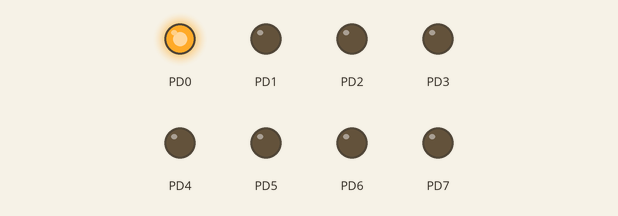
Bench run of a program on a simulated ATmega128, built with avr-gcc and emulated at 16 MHz. Shown: output pins drawn as LEDs (lit = HIGH).

Above: at 0.3 s.
At 0.75 s:
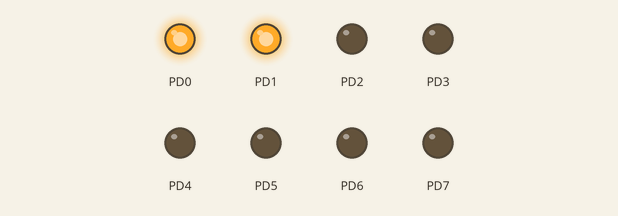
At 1.65 s:
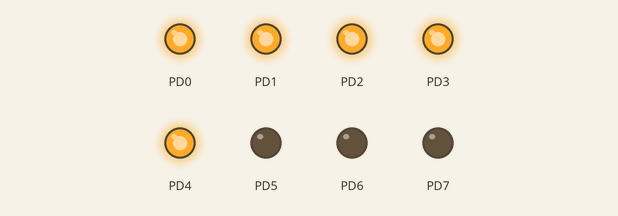
At 3.15 s:
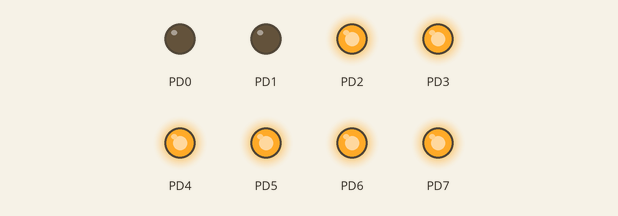
At 4.35 s:
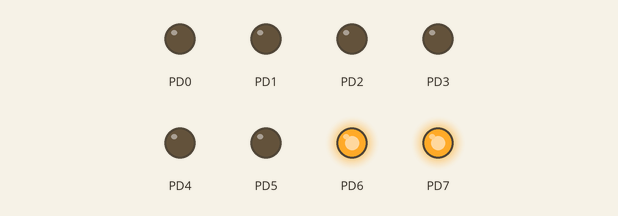
At 5.85 s:
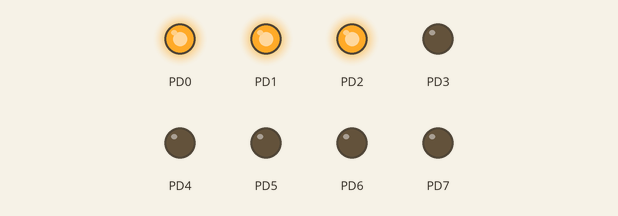
Timing chart, 0 to 6.2 s (numbered marks = the images above):
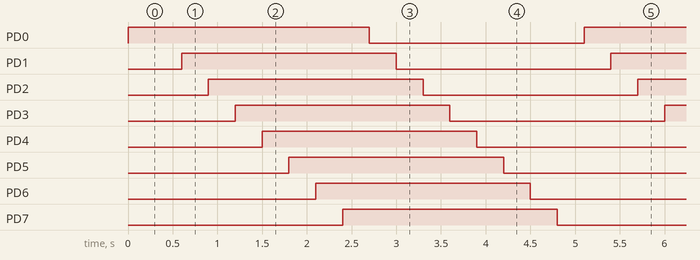

The program:

main.c
```c
/*
 * Example1_LED_shift.c
 *
 * Created: 2023-07-11 오전 9:44:20
 * Author : USER
 */
//#define  F_CPU 16000000UL
//#include <avr/io.h>
//#include <util/delay.h>
//#include <stdio.h>
//#include "LED.h"
//
//#define LED_DDR  DDRD
//#define LED_PORT PORTD
//
//
//int main(void)
//{
	//LED_DDR = 0xff;
//
    //while (1)
    //{
		//for(uint8_t i = 0 ; i < 4 ; i++)
		//{
			//LED_PORT = ((0x01 << i) | (0x80 >> i));
			//_delay_ms(200);
		//}
		//for(uint8_t i = 0 ; i < 4 ; i++)
		//{
			//LED_PORT = ((0x08 >> i) | (0x20 << i));
			//_delay_ms(200);
		//}
    //}
//}


//#define  F_CPU 16000000UL
//#include <avr/io.h>
//#include <util/delay.h>
//#include <stdio.h>
////#include "LED.h"
//
//int main()
//{
	//DDRD = 0xff;
	//unsigned char L = 0x01; // 0000 0001
	//unsigned char R = 0x80; // 0000 1000
	//
	//while(1)
	//{
		//PORTD = L | R;
		//L <<= 1;
		//if(L==0)
		//{
			//L=0x01;
		//}
		//R >>= 1;
		//if(R==0)
		//{
			//R = 0x80;
		//}
		//_delay_ms(300);
	//}
//}


//#define  F_CPU 16000000UL
//#include <avr/io.h>
//#include <util/delay.h>
//#include <stdio.h>
////#include "LED.h"
//
//#define LED_DDR  DDRD
//#define LED_PORT PORTD
//
//void GPIO_Output(uint8_t *data)
//{
	//LED_PORT = data;
//}
//
//void ledInit()
//{
	//LED_DDR = 0xff;
//}
//
//void ledDirShift(uint8_t i, uint8_t *data)
//{
	//*data = (1 << i) | (1 << (7-i));
//}
//
//int main()
//{
	//ledInit();
	//uint8_t ledData = 0x81; // 1000 0001
 	//
	 //while(1)
	 //{
		 //for(int i = 0 ; i < 8 ; i++)
		 //{
			 //ledDirShift(i, &ledData);
			 //GPIO_Output(ledData);
			 //_delay_ms(300);
		 //}
	 //}
//}


//#define  F_CPU 16000000UL
//#include <avr/io.h>
//#include <util/delay.h>
//#include <stdio.h>
//
//uint8_t ledArr[]={
	//0x81, // 1000 0001
	//0x42, // 0100 0010
	//0x24, // 0010 0100
	//0x18, // 0001 1000
	//0x24, // 0010 0100
	//0x42,
	//0x81
	//};
	//
//int main()
//{
	//DDRD = 0xff;
	//
	//while(1)
	//{
		//for(int i = 0 ; i < 8 ; i++)
		//{
			//PORTD = ledArr[i];
			//_delay_ms(200);
		//}
	//}
//}


// 1000 0000
// 1100 0000
// 1110 0000
// 1111 0000
// 1111 1000
// ......
// 0000 0011
// 0000 0001

#define  F_CPU 16000000UL
#include <avr/io.h>
#include <util/delay.h>
#include <stdio.h>


int main()
{
	DDRD = 0xff;
	PORTD = 0x00; // 꺼진 상태로 출발
	uint8_t led_data = 0x01;

	while (1)
	{
		for (int i = 0 ; i < 8 ; i++)
		{
			PORTD = led_data;
			led_data |= (1 << i);
			_delay_ms(300);
		}
		for(int i = 0 ; i < 8 ; i++)
		{
			PORTD = led_data;
			led_data &= ~(1 << i);
			_delay_ms(300);
		}

	}
}
```

Measured:
- by itself, PD0–7: alternates HIGH for 2.4 s and LOW for 2.4 s
- by itself, everything shown: repeats every 4.8 s, in 16 steps
